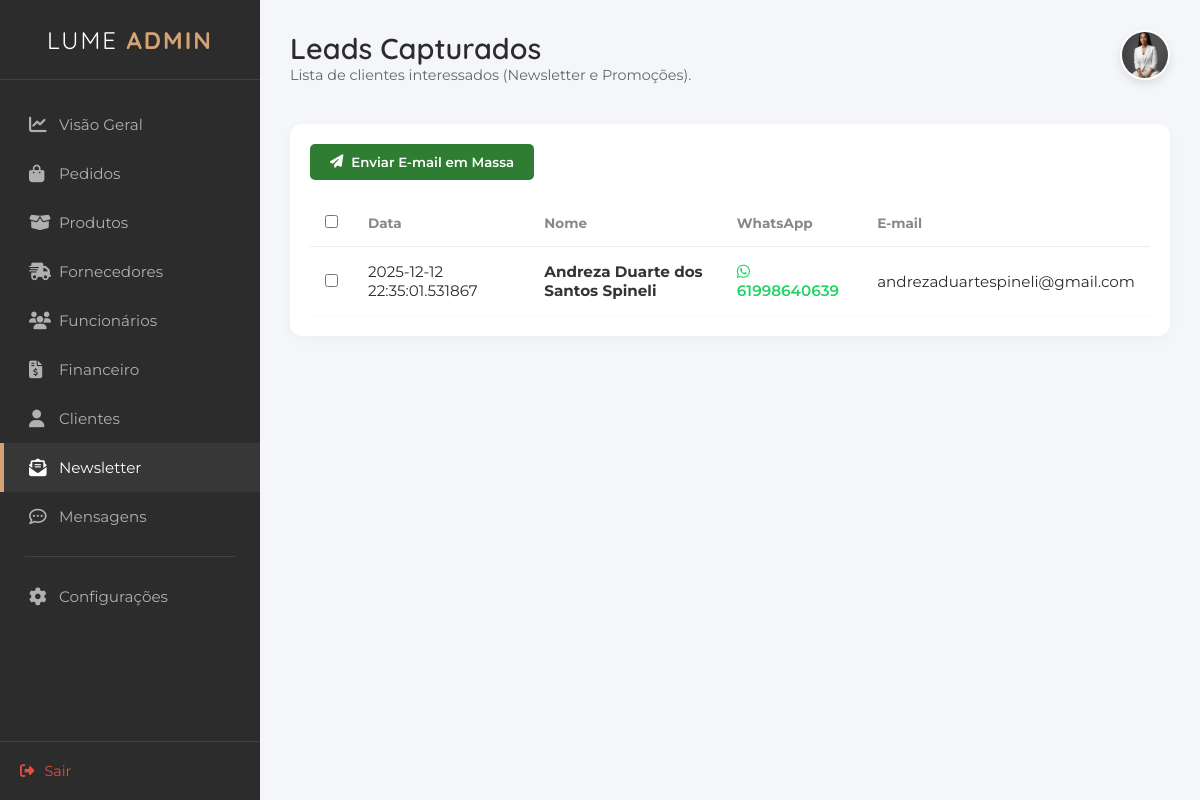
/newsletter, run on the app's committed database.
### tables this page shows
CREATE TABLE "tb_newsletter" (
    "id" INTEGER PRIMARY KEY AUTOINCREMENT,
    "nome" VARCHAR(100),
    "whatsapp" VARCHAR(20),
    "email" VARCHAR(100),
    "data_cad" DATETIME DEFAULT CURRENT_TIMESTAMP
    );

### appinterno.py (the view)
@app.route("/newsletter.html")
@app.route("/newsletter")
def newsletter():
    con = get_db()
    cur = con.cursor()
    try:
        cur.execute("SELECT * FROM tb_newsletter ORDER BY data_cad DESC")
        leads = cur.fetchall()
    except: leads = []
    con.close()
    return render_template("interno/newsletter.html", leads=leads)

### appinterno.py (called while the page is built)
def get_db():
    conn = sqlite3.connect("db_lume.db")
    conn.row_factory = sqlite3.Row
    return conn

### templates/interno/newsletter.html (shortened to what this page needs)
<!DOCTYPE html>
<html lang="pt-br">
<head>
    <link rel="stylesheet" href="https://cdnjs.cloudflare.com/ajax/libs/font-awesome/6.4.0/css/all.min.css">
    <link rel="stylesheet" href="/static/styleinterno.css">
</head>
<body>
    <div class="admin-container">
        <aside class="sidebar">
            <div class="sidebar-header">
                <h2 class="brand-text">LUME <span>ADMIN</span></h2>
            </div>
            <nav class="sidebar-nav">
                <ul>
                    <li><a href="dashboard.html"><i class="fa-solid fa-chart-line"></i> Visão Geral</a></li>
                    <li><a href="pedido.html"><i class="fa-solid fa-bag-shopping"></i>Pedidos</a></li>
                    <li><a href="produto.html"><i class="fa-solid fa-box-open"></i> Produtos</a></li>
                    <li><a href="fornecedores.html"><i class="fa-solid fa-truck-fast"></i> Fornecedores</a></li>
                    <li><a href="funcionarios.html"><i class="fa-solid fa-users"></i> Funcionários</a></li>
                    <li><a href="financeiro.html"><i class="fa-solid fa-file-invoice-dollar"></i> Financeiro</a></li>
                    <li><a href="cliente.html"><i class="fas fa-user"></i>Clientes</a></li>
                    <li class="active"><a href="newsletter.html"><i class="fa-solid fa-envelope-open-text"></i> Newsletter</a></li>
                    <li><a href="mensagens.html"><i class="fa-regular fa-comment-dots"></i> Mensagens</a></li>
                    <li class="separator"></li>
                    <li><a href="configuracoes.html"><i class="fa-solid fa-gear"></i> Configurações</a></li>
                </ul>
            </nav>
            <div class="sidebar-footer">
                <a href="login.html" class="logout-btn"><i class="fa-solid fa-right-from-bracket"></i> Sair</a>
            </div>
        </aside>
        <main class="main-content">
            <header class="top-bar">
                <div class="welcome-text">
                    <h1>Leads Capturados</h1>
                    <p>Lista de clientes interessados (Newsletter e Promoções).</p>
                </div>
                <div class="user-profile">
    <div class="profile-dropdown-trigger" onclick="toggleProfileMenu()">
        <img src="/static/imagens/fundadora1.jpeg" alt="Admin" class="avatar">
    </div>
</div>
</header>
            <section class="table-container" style="background: white; padding: 20px; border-radius: 12px; box-shadow: 0 4px 15px rgba(0,0,0,0.03);">
                <div class="admin-header">
                    <button type="button" class="btn-save" onclick="verificarSelecao()">
                        <i class="fa-solid fa-paper-plane"></i> Enviar E-mail em Massa
                    </button>
                </div>
                <form id="form-mass-email" action="/admin/newsletter/enviar" method="POST">
                    <table style="width: 100%; border-collapse: collapse;">
                        <thead>
                            <tr style="border-bottom: 1px solid #eee; text-align: left;">
                                <th style="padding: 15px;"><input type="checkbox" id="selectAll" onclick="toggleAll(this)"></th>
                                <th style="padding: 15px; color: #888;">Data</th>
                                <th style="padding: 15px; color: #888;">Nome</th>
                                <th style="padding: 15px; color: #888;">WhatsApp</th>
                                <th style="padding: 15px; color: #888;">E-mail</th>
                            </tr>
                        </thead>
                        <tbody>
                            {% for lead in leads %}
                            <tr style="border-bottom: 1px solid #f9f9f9;">
                                <td style="padding: 15px;">
                                    <input type="checkbox" name="emails_selecionados" value="{{ lead['email'] }}" class="email-checkbox">
                                </td>
                                <td style="padding: 15px;">{{ lead['data_cad'] }}</td>
                                <td style="padding: 15px; font-weight: bold; color: #333;">{{ lead['nome'] }}</td>
                                <td style="padding: 15px;">
                                    <a href="https://wa.me/55{{ lead['whatsapp'] | replace('(', '') | replace(')', '') | replace('-', '') | replace(' ', '') }}" target="_blank" style="color: #25D366; text-decoration: none; font-weight: 600;">
                                        <i class="fa-brands fa-whatsapp"></i> {{ lead['whatsapp'] }}
                                    </a>
                                </td>
                                <td style="padding: 15px;">{{ lead['email'] }}</td>
                            </tr>
                            {% else %}
                            <tr>
                                <td colspan="5" style="text-align: center; padding: 30px; color: #999;">
                                    Nenhum contato cadastrado ainda.
                                </td>
                            </tr>
                            {% endfor %}
                        </tbody>
                    </table>
                </form>
            </section>
        </main>
    </div>
</body>
</html>

### static/styleinterno.css (style rules this page uses)
* { margin: 0; padding: 0; box-sizing: border-box; }
body { font-family: 'Montserrat', sans-serif; background-color: #fff; height: 100vh; }
:root { --primary-dark: #2c2c2c; --gold-accent: #d4a373; --bg-light: #f4f6f9; --white: #ffffff; --text-grey: #666666; --danger: #e74c3c; --success: #2ecc71; --warning: #f1c40f; }
* { margin: 0; padding: 0; box-sizing: border-box; text-decoration: none; list-style: none; }
body { font-family: 'Montserrat', sans-serif; background-color: var(--bg-light); color: var(--primary-dark); }
.admin-container { display: flex; min-height: 100vh; }
.sidebar { width: 260px; background-color: var(--primary-dark); color: #fff; display: flex; flex-direction: column; position: fixed; height: 100%; left: 0; top: 0; z-index: 100; }
.sidebar-header { height: 80px; display: flex; align-items: center; justify-content: center; border-bottom: 1px solid rgba(255,255,255,0.1); }
.brand-text { font-family: 'Quicksand', sans-serif; letter-spacing: 2px; font-weight: 400; }
.brand-text span { font-weight: 700; color: var(--gold-accent); }
.sidebar-nav { flex: 1; padding: 20px 0; }
.sidebar-nav ul li a { display: flex; align-items: center; padding: 15px 25px; color: #b0b0b0; font-size: 0.95rem; transition: all 0.3s; border-left: 4px solid transparent; }
.sidebar-nav ul li a i { width: 30px; font-size: 1.1rem; }
.sidebar-nav ul li a:hover, .sidebar-nav ul li.active a { background-color: rgba(255,255,255,0.05); color: var(--white); border-left-color: var(--gold-accent); }
.separator { height: 1px; background-color: rgba(255,255,255,0.1); margin: 15px 25px; }
.sidebar-footer { padding: 20px; border-top: 1px solid rgba(255,255,255,0.1); }
.logout-btn { color: #e74c3c !important; display: flex; align-items: center; gap: 10px; font-size: 0.9rem; }
.main-content { flex: 1; margin-left: 260px; padding: 30px; }
.top-bar { display: flex; justify-content: space-between; align-items: center; margin-bottom: 40px; }
.welcome-text h1 { font-family: 'Quicksand', sans-serif; font-size: 1.8rem; font-weight: 600; }
.welcome-text p { color: var(--text-grey); font-size: 0.9rem; }
.user-profile { display: flex; align-items: center; gap: 20px; }
.avatar { width: 50px; height: 50px; border-radius: 50%; object-fit: cover; border: 2px solid var(--white); box-shadow: 0 4px 10px rgba(0,0,0,0.1); }
table { width: 100%; border-collapse: collapse; }
th { text-align: left; padding: 15px; font-size: 0.85rem; color: var(--text-grey); border-bottom: 1px solid #eee; }
td { padding: 15px; font-size: 0.95rem; border-bottom: 1px solid #f9f9f9; }
.btn-save { padding: 10px 25px; background: var(--primary-dark); border: none; border-radius: 6px; cursor: pointer; font-family: 'Montserrat', sans-serif; font-weight: 600; color: var(--white); transition: all 0.3s; }
.user-profile { position: relative; }
.profile-dropdown-trigger { cursor: pointer; }
.admin-header { display: flex; justify-content: space-between; align-items: center; margin-bottom: 20px; }
.btn-save { background: #A36361; color: white; border: none; padding: 10px 20px; border-radius: 5px; cursor: pointer; display: flex; align-items: center; gap: 8px; font-weight: 600; }
.btn-save { background-color: #2e7d32; color: white; border: none; padding: 10px 20px; border-radius: 5px; cursor: pointer; font-weight: 600; }

### data on the page
tb_newsletter: data_cad "2025-12-12 22:35:01.531867", nome "Andreza Duarte dos Santos Spineli", whatsapp "61998640639", email "andrezaduartespineli@gmail.com"
